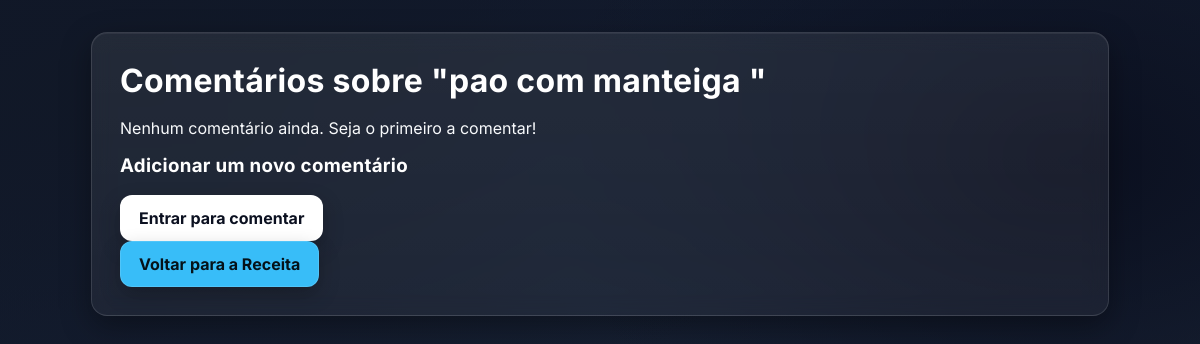
The page /receita/1/comentarios on the database as committed earlier.
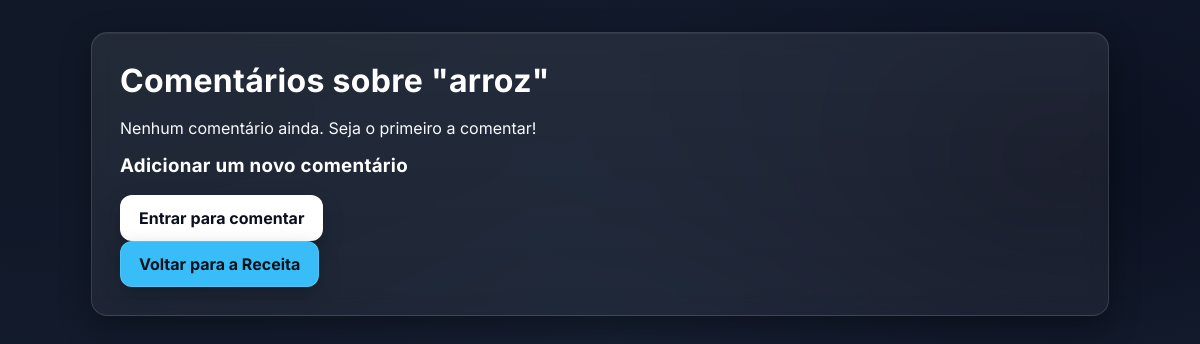
The same page on the database as committed later.
### models.py (models this page shows)
class Receita(db.Model):
    id = db.Column(db.Integer, primary_key=True)
    titulo = db.Column(db.String(100), nullable=False)
    descricao = db.Column(db.Text)
    modo_preparo = db.Column(db.Text)
    imagem = db.Column(db.String(255), nullable=True) # Campo para a imagem
    data_postagem = db.Column(db.DateTime, default=datetime.utcnow)
    usuario_id = db.Column(db.Integer, db.ForeignKey('usuario.id'), nullable=False)
    usuario = db.relationship('Usuario', backref=db.backref('receitas', lazy=True))

### app.py (the view)
@app.route('/receita/<int:receita_id>/comentarios')
def comentarios(receita_id):
    receita = Receita.query.get_or_404(receita_id)
    return render_template('comments.html', receita=receita)

### templates/comments.html (shortened to what this page needs)
<!DOCTYPE html>
<html>
<head>
    <link rel="stylesheet" href="{{ url_for('static', filename='style.css') }}">
</head>
<body>
    <div class="container comments-section">
        <h1>Comentários sobre "{{ receita.titulo }}"</h1>
        <div class="comments-list">
            {% for comentario in receita.comentarios %}
                <div class="comment-box" style="background: linear-gradient(180deg, rgba(255,255,255,0.06), rgba(255,255,255,0.03)); border:1px solid rgba(255,255,255,0.12); padding:14px; border-radius:12px;">
                    <p class="comment-author" style="color:#93c5fd; font-weight:700;">{{ comentario.usuario.nome }}</p>
                    <p class="comment-content" style="color:#e5e7eb;">{{ comentario.conteudo }}</p>
                    <small class="comment-date" style="color:#94a3b8;">{{ comentario.data_comentario.strftime('%d/%m/%Y às %H:%M') }}</small>
                </div>
            {% else %}
                <p>Nenhum comentário ainda. Seja o primeiro a comentar!</p>
            {% endfor %}
        </div>
        <div class="comment-form-container">
            <h3>Adicionar um novo comentário</h3>
            {% if session.get('user_id') %}
            <form action="{{ url_for('adicionar_comentario', receita_id=receita.id) }}" method="POST">
                <textarea name="conteudo" placeholder="Escreva seu comentário aqui..." required></textarea>
                <button type="submit" class="submit-comment-button">Comentar</button>
            </form>
            {% else %}
            <a href="{{ url_for('login') }}" class="button-link">Entrar para comentar</a>
            {% endif %}
        </div>
        <a href="{{ url_for('receita_detail', id=receita.id) }}" class="button-link back-button">Voltar para a Receita</a>
    </div>
</body>
</html>

Rows that differ between the two databases and show on the page:
changed Receita: titulo "pao com manteiga" → "arroz"
